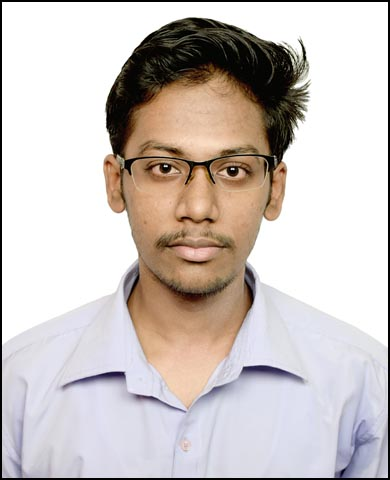
#> input picture Chandrakant_Thakur.jpg, 390 x 480 px, found by its file name
$ python Palying_withRGB.py
#> lines starting #> are read from the running program, lines starting #| are printed output that depends on the picture
import cv2
import numpy as np

img = cv2.imread(r"C:\Users\Chandrakant\Desktop\OpenCV\Chandrakant_Thakur.jpg")
#> img is the input picture: shape (480, 390, 3); mean B, G, R 193.5, 196.7, 205.1

#img[:,:,0] = 0
#img[:,:,1] = 0
#img[:,:,2] = 0

imgblue = img[:,:,0]
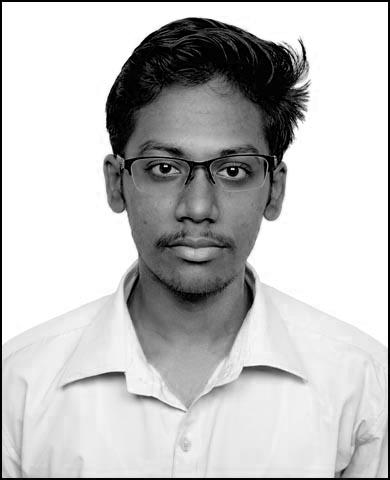
#> imgblue: shape (480, 390); min 0, max 255, mean 193.5
imggreen = img[:,:,1]
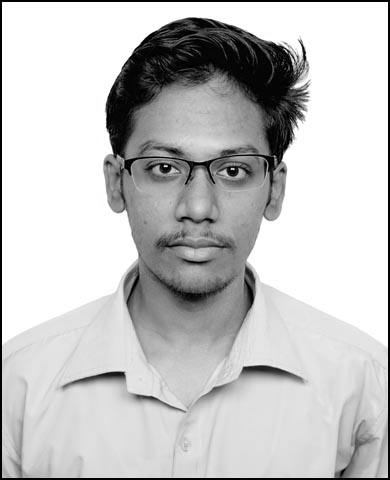
#> imggreen: shape (480, 390); min 0, max 255, mean 196.7
imgred = img[:,:,2]
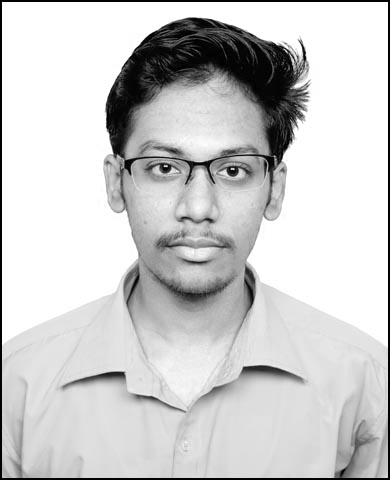
#> imgred: shape (480, 390); min 0, max 255, mean 205.1

img_hstack = np.hstack((imgblue,imggreen,imgred))
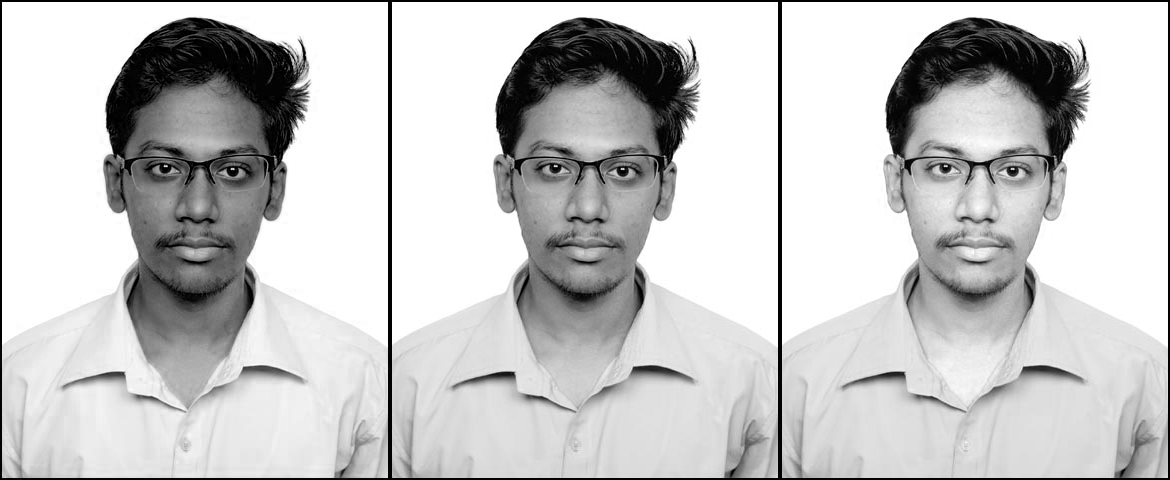
#> img_hstack: shape (480, 1170); min 0, max 255, mean 198.4
cv2.imshow("window",img_hstack)
cv2.waitKey(0)

$ run again, with Save Image Experiment.jpg copied over Chandrakant_Thakur.jpg
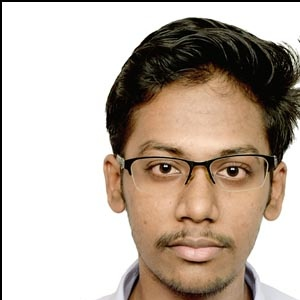
#> input picture Save Image Experiment.jpg, 300 x 300 px, found by its file name
#> img is the input picture: shape (300, 300, 3); mean B, G, R 165, 176.9, 190.5
#> `imgred = img[:,:,2]`:
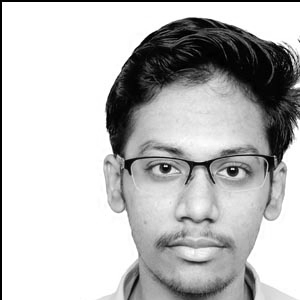
#> imgred: shape (300, 300); min 0, max 255, mean 190.5
#> `img_hstack = np.hstack((imgblue,imggreen,imgred))`:
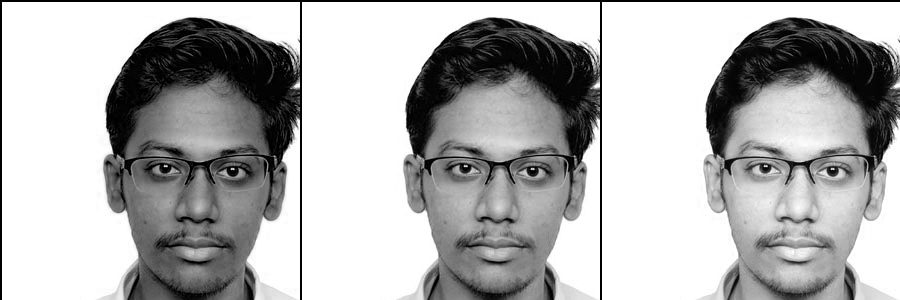
#> img_hstack: shape (300, 900); min 0, max 255, mean 177.5
